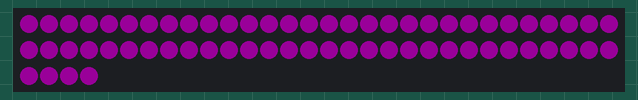
Simulated run of this program. Board: CircuitPython board. Parts: 64 RGB LEDs in strip order, left to right, continuing on the next row. Dim RGB values are drawn brighter than linear.

Above: at 0.1 s.

The program:

01_fill.py
```python
import board
import neopixel
from demo_animation import DemoAnimation

# Update to match the pin connected to your NeoPixels
pixel_pin = board.D10
# Update to match the number of NeoPixels you have connected
pixel_num = 64

pixels = neopixel.NeoPixel(pixel_pin, pixel_num, brightness=0.1, auto_write=False)

demo_anim = DemoAnimation(pixels, 0.5, (255, 0, 255))

while True:
	demo_anim.animate()
```

demo_animation.py
```python
from adafruit_led_animation.animation import Animation

# class definiation named similarly to the filename,
# extend the Animation class from the library
class DemoAnimation(Animation):

    # init function definition called by user
    # code to create an instance of the class
    def __init__(self, pixel_object, speed, color):

        # call the init function for the super class Animation,
        # pass through all of the arguments that came to us
        super().__init__(pixel_object, speed, color)

        # initialize any other variables you need for your
        # custom animation here
        # i.e. self.my_var = "something"

    # draw function will get called from animate when the time
    # comes for it based on the configured speed
    def draw(self):
        # do something with self.pixel_object
        self.pixel_object.fill(self.color)
```
